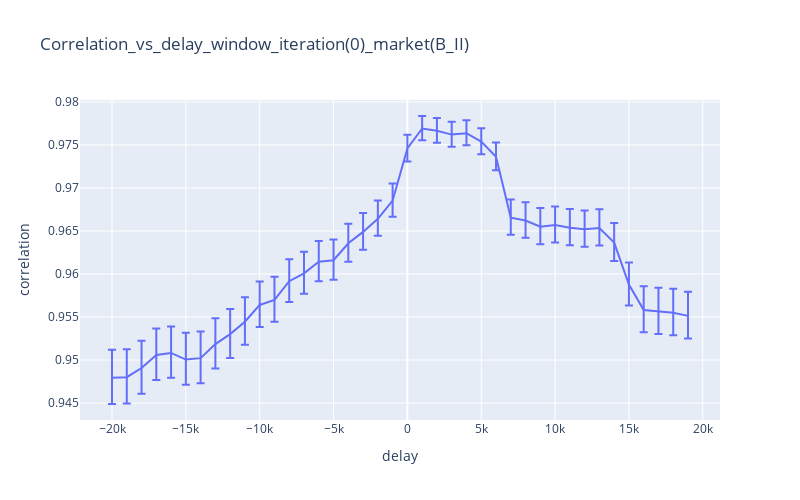

Source (notebook cell):
### Code cell
find_best_delay_demo("B","II")
